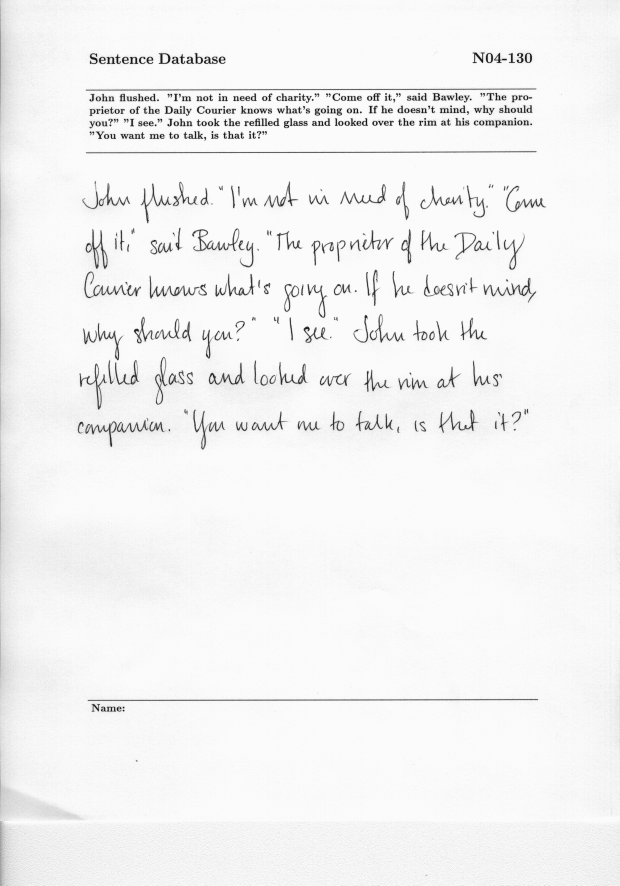
#> input picture Segmentation/test/1/1.jpg, 2479 x 3542 px (shown at 1/4 size); its folder holds only this picture in this run
$ python -i segmentation.py   (imports and definitions only)
#> lines starting #> are read from the running program, lines starting #| are printed output that depends on the picture; after the words box and inside, x2 and y2 are one past the last pixel; in counts of white or black regions, pixels touching at a corner belong together
import cv2
import numpy as np
import glob
import time
import skimage.io as io
from skimage.filters import *
import matplotlib.pyplot as plt
from skimage.morphology import *
from skimage.exposure import equalize_hist
from skimage.filters import gaussian,median
import math
from scipy  import signal

# [71 lines left out: functions binarize_gray_img, extract_lines, remove_duplicates, get_lines_positions, get_writtig_area, get_writing_lines_limits, not called in this run]


# ----------------------------------------------------------------
#Functions
# houghlines variables

rho = 10 # distance resolution in pixels of the Hough grid
theta = np.pi / 180  # angular resolution in radians of the Hough grid
threshold = 150  # minimum number of votes (intersections in Hough grid cell)
min_line_length = 350  # minimum number of pixels making up a line
max_line_gap = 10# maximum gap in pixels between connectable line segments


# [4 lines left out: function ShowImage, not called in this run]

def GetLinesP(img):
    blur_gauss = cv2.GaussianBlur(img,(5,5),0)
    _ , threshed = cv2.threshold(blur_gauss , 200 , 255 , cv2.THRESH_BINARY_INV|cv2.THRESH_OTSU)
    # ShowImage(threshed)
    line_image = np.copy(img) * 0  # creating a blank to draw lines on

    lines = cv2.HoughLinesP(threshed, rho, theta, threshold, np.array([]),
                        min_line_length, max_line_gap)
    return lines , line_image


def drawLines(lines , imgToDrawOn):

    for line in lines:
        for x1,y1,x2,y2 in line:
            cv2.line(imgToDrawOn,(x1,y1),(x2,y2),(255,0,0),5)

# [5 lines left out: function printLines, not called in this run]


def AllFunctionalitiesP(img,printLine = False ):

    lines , line_image = GetLinesP(img)
    drawLines(lines,line_image)
    if(printLine) : printLines(lines)
    lines_edges = cv2.addWeighted(img, 0.8, line_image, 1, 0)

    return lines_edges , lines

# [14 lines left out: function get_valid_line_limits, not called in this run]

>>> import cv2
>>> picture = cv2.imread('../Segmentation/test/1/1.jpg', cv2.IMREAD_GRAYSCALE)
#> picture is the input picture: shape (3542, 2479); min 16, max 251, mean 242.8
>>> result = AllFunctionalitiesP(picture)
#> in GetLinesP, `_ , threshed = cv2.threshold(blur_gauss , 200 , 255 , cv2.THRESH_BINAR..`:
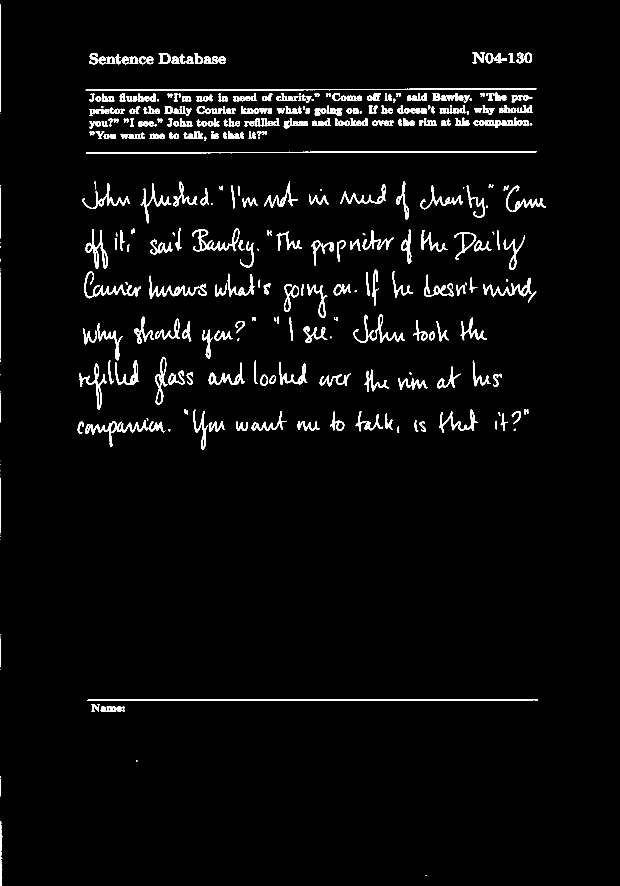
#> threshed: shape (3542, 2479) (shown at 1/4 size); 2.9% white; 470 white regions (37 under 20 px), largest, box (x1, y1, x2, y2) and area: (350, 2796, 2152, 2804) 7470, (344, 605, 2146, 613) 7344, (343, 354, 2146, 363) 7283
#> in GetLinesP, `line_image = np.copy(img) * 0`: line_image: shape (3542, 2479); every value is 0
#> in GetLinesP, `lines = cv2.HoughLinesP(threshed, rho, theta, threshold, np.array([]),..`: lines = [[344, 610, 1677, 610], [351, 2802, 1079, 2802], [345, 358, 1976, 358], [1, 418, 1, 30], [0, 455, 0, 17], [352, 2799, 762, 2799], [1225, 609, 1645, 609], [809, 608, 1182, 608], [0, 1447, 0, 1092]]
#> the loop in drawLines, `for line in lines:` made 9 passes
#> after the loop in drawLines, `for line in lines:`:
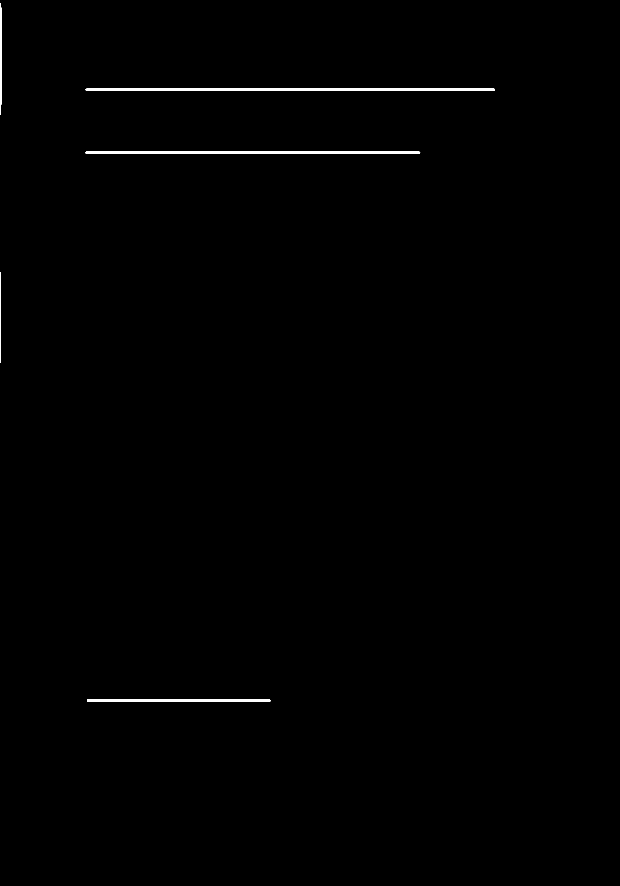
#> imgToDrawOn: shape (3542, 2479) (shown at 1/4 size); 0.36% white; 5 white regions, box (x1, y1, x2, y2) and area: (342, 355, 1980, 362) 11446, (341, 605, 1681, 614) 10533, (348, 2796, 1083, 2806) 6368, (0, 14, 5, 459) 2159, (0, 1089, 4, 1451) 1438
#> in AllFunctionalitiesP, `lines_edges = cv2.addWeighted(img, 0.8, line_image, 1, 0)`:
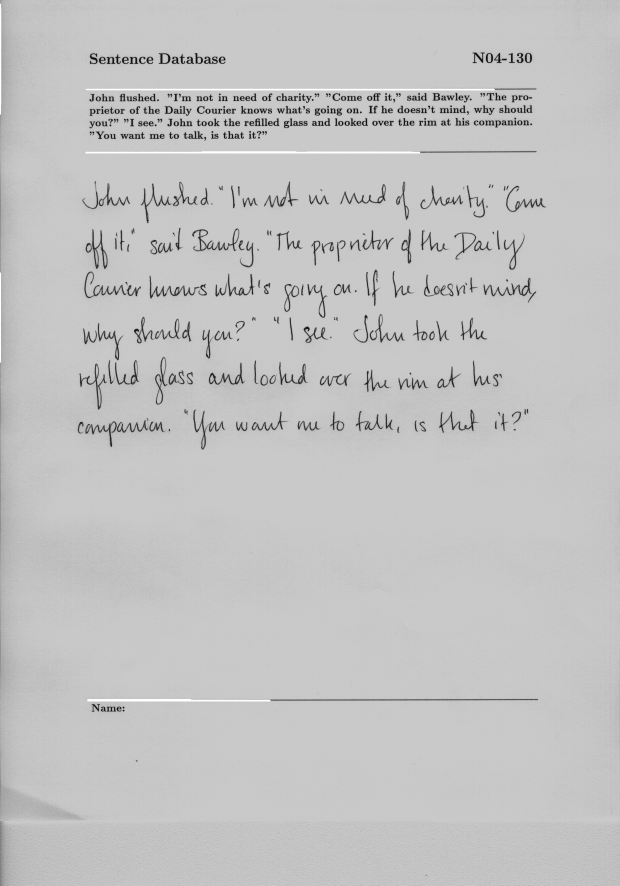
#> lines_edges: shape (3542, 2479) (shown at 1/4 size); min 13, max 255, mean 194.8

$ run again, on Segmentation/test/1/2.jpg
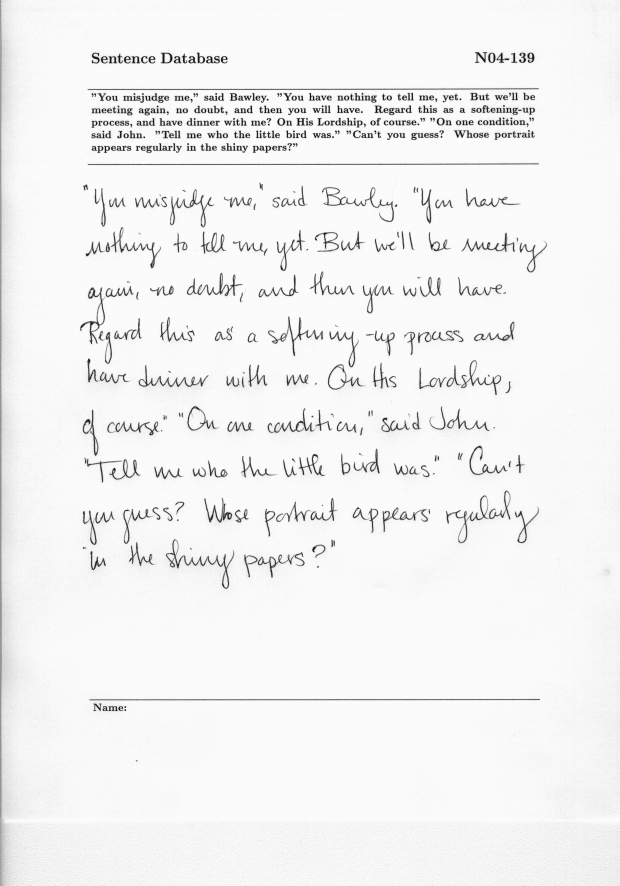
#> input picture Segmentation/test/1/2.jpg, 2479 x 3542 px (shown at 1/4 size)
#> picture is the input picture: shape (3542, 2479); min 16, max 251, mean 242.2
#> in GetLinesP, `_ , threshed = cv2.threshold(blur_gauss , 200 , 255 , cv2.THRESH_BINAR..`:
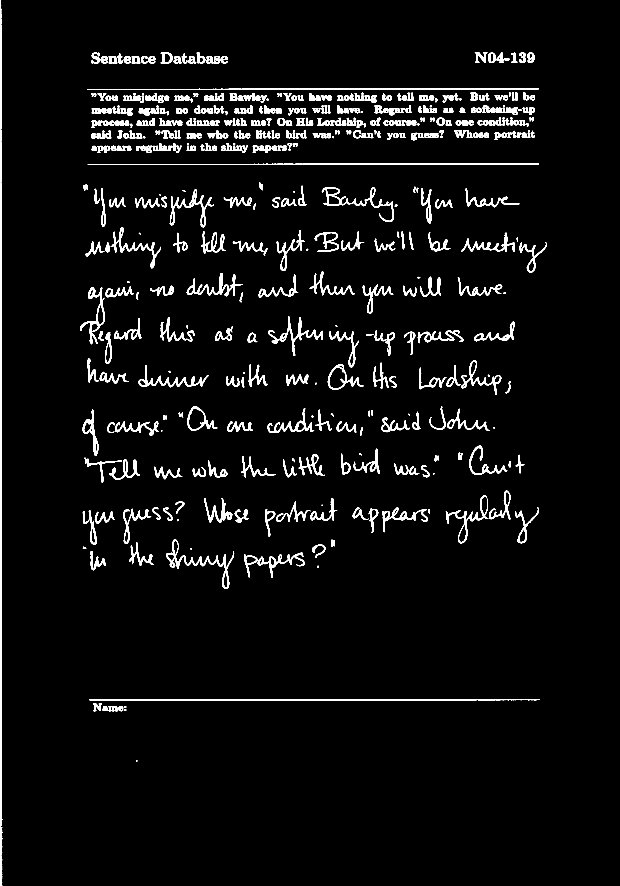
#> threshed: shape (3542, 2479) (shown at 1/4 size); 3.9% white; 526 white regions (9 under 20 px), largest, box (x1, y1, x2, y2) and area: (0, 0, 10, 3542) 20612, (350, 353, 2155, 360) 7565, (351, 653, 2156, 660) 7357
#> line_image: shape (3542, 2479); every value is 0
#> in GetLinesP, `lines = cv2.HoughLinesP(threshed, rho, theta, threshold, np.array([]),..`: lines = [[0, 3541, 0, 0], [357, 2799, 2159, 2799], [351, 657, 2152, 657], [903, 355, 2154, 355]]
#> the loop in drawLines, `for line in lines:` made 4 passes
#> in AllFunctionalitiesP, `lines_edges = cv2.addWeighted(img, 0.8, line_image, 1, 0)`:
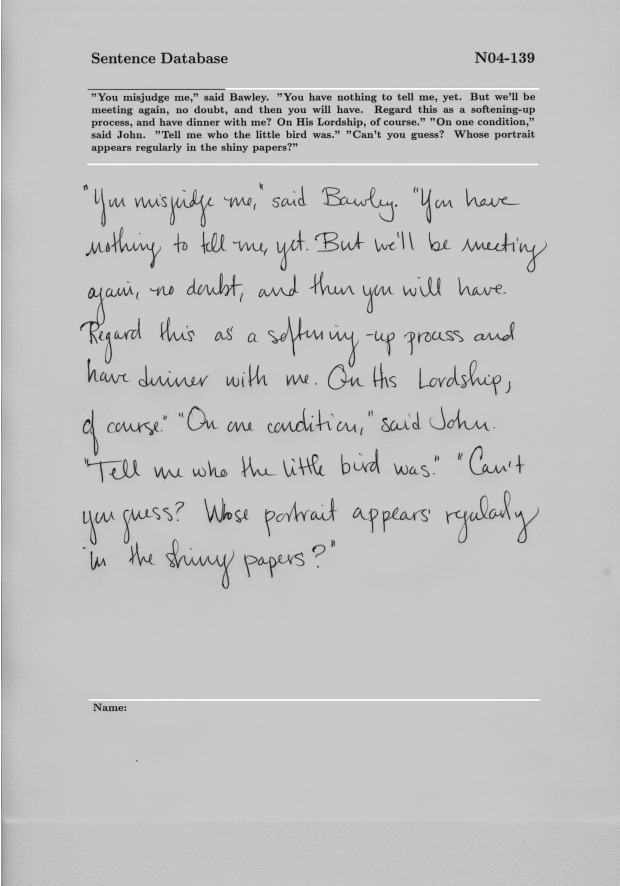
#> lines_edges: shape (3542, 2479) (shown at 1/4 size); min 13, max 255, mean 194.6
